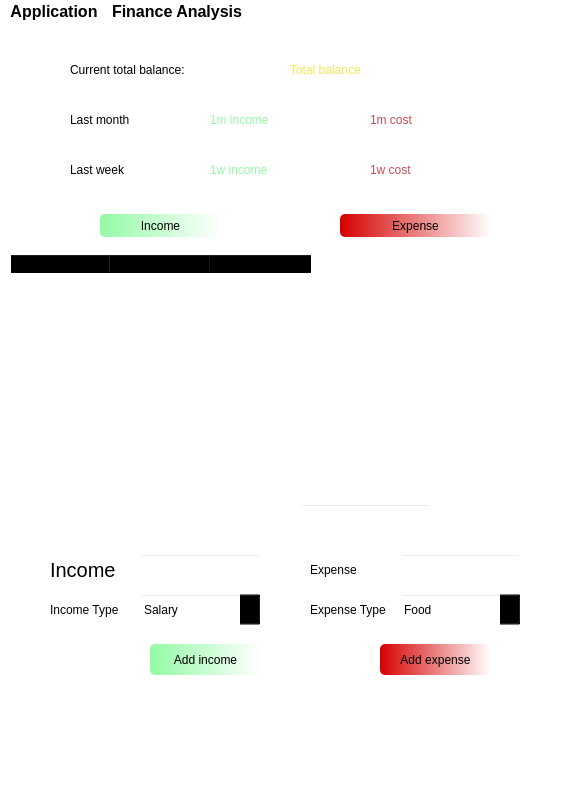
<?xml version="1.0" encoding="UTF-8"?>
<ui version="4.0">
 <class>MainWindow</class>
 <widget class="QMainWindow" name="MainWindow">
  <property name="geometry">
   <rect>
    <x>0</x>
    <y>0</y>
    <width>570</width>
    <height>788</height>
   </rect>
  </property>
  <property name="windowTitle">
   <string>MainWindow</string>
  </property>
  <property name="styleSheet">
   <string notr="true">background-color: rgb(0,0,0,0);</string>
  </property>
  <widget class="QWidget" name="centralwidget">
   <widget class="QLabel" name="thismonthcostlabel">
    <property name="geometry">
     <rect>
      <x>370</x>
      <y>70</y>
      <width>131</width>
      <height>51</height>
     </rect>
    </property>
    <property name="styleSheet">
     <string notr="true">font: 16pt &quot;MS Shell Dlg 2&quot;;
color: rgb(196, 77, 86);</string>
    </property>
    <property name="text">
     <string>1m cost</string>
    </property>
   </widget>
   <widget class="QLabel" name="thisweekincomelabel">
    <property name="geometry">
     <rect>
      <x>210</x>
      <y>120</y>
      <width>151</width>
      <height>51</height>
     </rect>
    </property>
    <property name="styleSheet">
     <string notr="true">font: 16pt &quot;MS Shell Dlg 2&quot;;
color: rgb(147, 250, 165);</string>
    </property>
    <property name="text">
     <string>1w income</string>
    </property>
   </widget>
   <widget class="QLabel" name="thismonthincomelabel">
    <property name="geometry">
     <rect>
      <x>210</x>
      <y>70</y>
      <width>151</width>
      <height>51</height>
     </rect>
    </property>
    <property name="styleSheet">
     <string notr="true">font: 16pt &quot;MS Shell Dlg 2&quot;;
color: rgb(147, 250, 165);</string>
    </property>
    <property name="text">
     <string>1m income</string>
    </property>
   </widget>
   <widget class="QLabel" name="totalbalancelabel">
    <property name="geometry">
     <rect>
      <x>70</x>
      <y>20</y>
      <width>211</width>
      <height>51</height>
     </rect>
    </property>
    <property name="styleSheet">
     <string notr="true">font: 16pt &quot;MS Shell Dlg 2&quot;;
color: rgba(0, 0, 0,255);</string>
    </property>
    <property name="text">
     <string>Current total balance:</string>
    </property>
   </widget>
   <widget class="QLabel" name="thismonthlabel">
    <property name="geometry">
     <rect>
      <x>70</x>
      <y>70</y>
      <width>131</width>
      <height>51</height>
     </rect>
    </property>
    <property name="styleSheet">
     <string notr="true">font: 16pt &quot;MS Shell Dlg 2&quot;;
color: rgba(0,0,0,255);</string>
    </property>
    <property name="text">
     <string>Last month</string>
    </property>
   </widget>
   <widget class="QLabel" name="thisweeklabel">
    <property name="geometry">
     <rect>
      <x>70</x>
      <y>120</y>
      <width>141</width>
      <height>51</height>
     </rect>
    </property>
    <property name="styleSheet">
     <string notr="true">font: 16pt &quot;MS Shell Dlg 2&quot;;
color: rgba(0,0,0,255);</string>
    </property>
    <property name="text">
     <string>Last week</string>
    </property>
   </widget>
   <widget class="QLabel" name="totalvaluelabel">
    <property name="geometry">
     <rect>
      <x>290</x>
      <y>20</y>
      <width>131</width>
      <height>51</height>
     </rect>
    </property>
    <property name="styleSheet">
     <string notr="true">font: 16pt &quot;MS Shell Dlg 2&quot;;
color: rgb(245, 230, 83);</string>
    </property>
    <property name="text">
     <string>Total balance</string>
    </property>
   </widget>
   <widget class="QLabel" name="thisweekcostlabel">
    <property name="geometry">
     <rect>
      <x>370</x>
      <y>120</y>
      <width>141</width>
      <height>51</height>
     </rect>
    </property>
    <property name="styleSheet">
     <string notr="true">font: 16pt &quot;MS Shell Dlg 2&quot;;
color: rgb(196, 77, 86);</string>
    </property>
    <property name="text">
     <string>1w cost</string>
    </property>
   </widget>
   <widget class="QTableWidget" name="tableWidgetInformation">
    <property name="geometry">
     <rect>
      <x>10</x>
      <y>230</y>
      <width>551</width>
      <height>231</height>
     </rect>
    </property>
    <column>
     <property name="text">
      <string>Date</string>
     </property>
     <property name="textAlignment">
      <set>AlignCenter</set>
     </property>
    </column>
    <column>
     <property name="text">
      <string>Category</string>
     </property>
     <property name="textAlignment">
      <set>AlignCenter</set>
     </property>
    </column>
    <column>
     <property name="text">
      <string>Amount</string>
     </property>
     <property name="textAlignment">
      <set>AlignCenter</set>
     </property>
    </column>
   </widget>
   <widget class="QPushButton" name="buttonIncome">
    <property name="geometry">
     <rect>
      <x>100</x>
      <y>190</y>
      <width>121</width>
      <height>23</height>
     </rect>
    </property>
    <property name="styleSheet">
     <string notr="true">background-color: qlineargradient(spread:pad, x1:0, y1:0, x2:1, y2:0, stop:0 rgba(147, 250, 165), stop:1 rgba(255, 255, 255, 255));
border-radius: 5px;
font: 14pt &quot;MS Shell Dlg 2&quot;;</string>
    </property>
    <property name="text">
     <string>Income</string>
    </property>
   </widget>
   <widget class="QPushButton" name="buttonExpense">
    <property name="geometry">
     <rect>
      <x>340</x>
      <y>190</y>
      <width>151</width>
      <height>23</height>
     </rect>
    </property>
    <property name="autoFillBackground">
     <bool>false</bool>
    </property>
    <property name="styleSheet">
     <string notr="true">background-color: qlineargradient(spread:pad, x1:0, y1:0, x2:1, y2:0, stop:0 rgb(214, 0, 0), stop:1 rgba(255, 255, 255, 255));
border-radius: 5px;
font: 14pt &quot;MS Shell Dlg 2&quot;;</string>
    </property>
    <property name="text">
     <string>Expense</string>
    </property>
   </widget>
   <widget class="QLabel" name="labelIncome">
    <property name="geometry">
     <rect>
      <x>50</x>
      <y>530</y>
      <width>71</width>
      <height>31</height>
     </rect>
    </property>
    <property name="font">
     <font>
      <family>MS Shell Dlg 2</family>
      <pointsize>15</pointsize>
      <weight>50</weight>
      <italic>false</italic>
      <bold>false</bold>
     </font>
    </property>
    <property name="styleSheet">
     <string notr="true">font: 15pt &quot;MS Shell Dlg 2&quot;;
color: rgb(0, 0, 0);</string>
    </property>
    <property name="text">
     <string>Income</string>
    </property>
   </widget>
   <widget class="QPushButton" name="buttonAddCost">
    <property name="geometry">
     <rect>
      <x>380</x>
      <y>620</y>
      <width>111</width>
      <height>31</height>
     </rect>
    </property>
    <property name="styleSheet">
     <string notr="true">background-color: qlineargradient(spread:pad, x1:0, y1:0, x2:1, y2:0, stop:0 rgb(214, 0, 0), stop:1 rgba(255, 255, 255, 255));
border-radius: 5px;
color: rgb(0, 0, 0);
font: 14pt &quot;MS Shell Dlg 2&quot;;</string>
    </property>
    <property name="text">
     <string>Add expense</string>
    </property>
   </widget>
   <widget class="QLabel" name="labelCost">
    <property name="geometry">
     <rect>
      <x>310</x>
      <y>530</y>
      <width>81</width>
      <height>31</height>
     </rect>
    </property>
    <property name="styleSheet">
     <string notr="true">font: 15pt &quot;MS Shell Dlg 2&quot;;
color: rgb(0, 0, 0);</string>
    </property>
    <property name="text">
     <string>Expense</string>
    </property>
   </widget>
   <widget class="QLabel" name="labelCostType">
    <property name="geometry">
     <rect>
      <x>310</x>
      <y>560</y>
      <width>91</width>
      <height>51</height>
     </rect>
    </property>
    <property name="styleSheet">
     <string notr="true">font: 15pt &quot;MS Shell Dlg 2&quot;;
color: rgb(0, 0, 0);</string>
    </property>
    <property name="text">
     <string>Expense Type</string>
    </property>
    <property name="wordWrap">
     <bool>true</bool>
    </property>
   </widget>
   <widget class="QLabel" name="labelIncomeType">
    <property name="geometry">
     <rect>
      <x>50</x>
      <y>560</y>
      <width>81</width>
      <height>51</height>
     </rect>
    </property>
    <property name="styleSheet">
     <string notr="true">font: 15pt &quot;MS Shell Dlg 2&quot;;
color: rgb(0, 0, 0);</string>
    </property>
    <property name="text">
     <string>Income Type</string>
    </property>
    <property name="wordWrap">
     <bool>true</bool>
    </property>
   </widget>
   <widget class="QPushButton" name="buttonAddIncome">
    <property name="geometry">
     <rect>
      <x>150</x>
      <y>620</y>
      <width>111</width>
      <height>31</height>
     </rect>
    </property>
    <property name="styleSheet">
     <string notr="true">background-color: qlineargradient(spread:pad, x1:0, y1:0, x2:1, y2:0, stop:0 rgba(147, 250, 165), stop:1 rgba(255, 255, 255, 255));
border-radius: 5px;
color: rgb(0, 0, 0);
font: 14pt &quot;MS Shell Dlg 2&quot;;</string>
    </property>
    <property name="text">
     <string>Add income</string>
    </property>
   </widget>
   <widget class="QComboBox" name="costtype">
    <property name="geometry">
     <rect>
      <x>400</x>
      <y>570</y>
      <width>121</width>
      <height>31</height>
     </rect>
    </property>
    <property name="whatsThis">
     <string>&lt;html&gt;&lt;head/&gt;&lt;body&gt;&lt;p&gt;Salary&lt;/p&gt;&lt;/body&gt;&lt;/html&gt;</string>
    </property>
    <property name="styleSheet">
     <string notr="true">color: rgb(0, 0, 0);
font: 12pt &quot;MS Shell Dlg 2&quot;;</string>
    </property>
    <property name="editable">
     <bool>true</bool>
    </property>
    <item>
     <property name="text">
      <string>Food</string>
     </property>
    </item>
    <item>
     <property name="text">
      <string>Housing</string>
     </property>
    </item>
    <item>
     <property name="text">
      <string>Medical</string>
     </property>
    </item>
    <item>
     <property name="text">
      <string>Travel</string>
     </property>
    </item>
    <item>
     <property name="text">
      <string>Entertainment</string>
     </property>
    </item>
    <item>
     <property name="text">
      <string>Others</string>
     </property>
    </item>
   </widget>
   <widget class="QComboBox" name="incometype">
    <property name="geometry">
     <rect>
      <x>140</x>
      <y>570</y>
      <width>121</width>
      <height>31</height>
     </rect>
    </property>
    <property name="whatsThis">
     <string>&lt;html&gt;&lt;head/&gt;&lt;body&gt;&lt;p&gt;Salary&lt;/p&gt;&lt;/body&gt;&lt;/html&gt;</string>
    </property>
    <property name="styleSheet">
     <string notr="true">color: rgb(0, 0, 0);
font: 12pt &quot;MS Shell Dlg 2&quot;;</string>
    </property>
    <property name="editable">
     <bool>true</bool>
    </property>
    <item>
     <property name="text">
      <string>Salary</string>
     </property>
    </item>
    <item>
     <property name="text">
      <string>Business Profit</string>
     </property>
    </item>
    <item>
     <property name="text">
      <string>Award</string>
     </property>
    </item>
    <item>
     <property name="text">
      <string>Capital Gains</string>
     </property>
    </item>
    <item>
     <property name="text">
      <string>House Leasing</string>
     </property>
    </item>
    <item>
     <property name="text">
      <string>Others</string>
     </property>
    </item>
   </widget>
   <widget class="QLineEdit" name="cost">
    <property name="geometry">
     <rect>
      <x>400</x>
      <y>530</y>
      <width>121</width>
      <height>31</height>
     </rect>
    </property>
    <property name="styleSheet">
     <string notr="true">font: 15pt &quot;MS Shell Dlg 2&quot;;
color: rgb(243, 243, 243);</string>
    </property>
   </widget>
   <widget class="QLineEdit" name="income">
    <property name="geometry">
     <rect>
      <x>140</x>
      <y>530</y>
      <width>121</width>
      <height>31</height>
     </rect>
    </property>
    <property name="font">
     <font>
      <family>MS Shell Dlg 2</family>
      <pointsize>15</pointsize>
      <weight>50</weight>
      <italic>false</italic>
      <bold>false</bold>
     </font>
    </property>
    <property name="styleSheet">
     <string notr="true">font: 15pt &quot;MS Shell Dlg 2&quot;;
color: rgb(243, 243, 243);</string>
    </property>
   </widget>
   <widget class="QLabel" name="label_4">
    <property name="geometry">
     <rect>
      <x>90</x>
      <y>480</y>
      <width>191</width>
      <height>31</height>
     </rect>
    </property>
    <property name="styleSheet">
     <string notr="true">font: 15pt &quot;MS Shell Dlg 2&quot;;
color: rgb(255, 255, 255);</string>
    </property>
    <property name="text">
     <string>Date: (dd/mm/yyyy)</string>
    </property>
   </widget>
   <widget class="QLineEdit" name="date">
    <property name="geometry">
     <rect>
      <x>300</x>
      <y>480</y>
      <width>131</width>
      <height>31</height>
     </rect>
    </property>
    <property name="styleSheet">
     <string notr="true">font: 15pt &quot;MS Shell Dlg 2&quot;;
color: rgb(243, 243, 243);</string>
    </property>
   </widget>
  </widget>
  <widget class="QStatusBar" name="statusbar"/>
  <widget class="QMenuBar" name="menuBar">
   <property name="geometry">
    <rect>
     <x>0</x>
     <y>0</y>
     <width>570</width>
     <height>34</height>
    </rect>
   </property>
   <property name="font">
    <font>
     <pointsize>12</pointsize>
     <weight>75</weight>
     <bold>true</bold>
    </font>
   </property>
   <widget class="QMenu" name="menuCheckIt">
    <property name="font">
     <font>
      <pointsize>12</pointsize>
     </font>
    </property>
    <property name="styleSheet">
     <string notr="true">background-color: white</string>
    </property>
    <property name="title">
     <string>Application</string>
    </property>
    <addaction name="actionImportExcelFile"/>
    <addaction name="actionQuit"/>
   </widget>
   <widget class="QMenu" name="menuFinance_Analysis">
    <property name="styleSheet">
     <string notr="true">background-color: white</string>
    </property>
    <property name="title">
     <string>Finance Analysis</string>
    </property>
    <addaction name="actionShowIncomebyMonth"/>
    <addaction name="actionShowIncomebyType"/>
    <addaction name="separator"/>
    <addaction name="actionShowExpensebyMonth"/>
    <addaction name="actionShowExpensebyType"/>
    <addaction name="separator"/>
    <addaction name="actionShowIncomeExpense"/>
   </widget>
   <addaction name="menuCheckIt"/>
   <addaction name="menuFinance_Analysis"/>
  </widget>
  <action name="actionCategories">
   <property name="text">
    <string>Categories</string>
   </property>
  </action>
  <action name="actionChecklist_Types">
   <property name="text">
    <string>Checklist Types</string>
   </property>
  </action>
  <action name="actionTemporary_Saved_Checklists">
   <property name="text">
    <string>Temporary Saved Checklists</string>
   </property>
  </action>
  <action name="actionFilledout_Checklists">
   <property name="text">
    <string>Filledout Checklists</string>
   </property>
  </action>
  <action name="actionQuit">
   <property name="text">
    <string>Quit</string>
   </property>
   <property name="font">
    <font>
     <pointsize>12</pointsize>
    </font>
   </property>
  </action>
  <action name="actionImportExcelFile">
   <property name="text">
    <string>ImportExcelFile</string>
   </property>
   <property name="font">
    <font>
     <pointsize>12</pointsize>
    </font>
   </property>
  </action>
  <action name="actionInputIncome">
   <property name="text">
    <string>Checklists</string>
   </property>
   <property name="font">
    <font>
     <pointsize>12</pointsize>
    </font>
   </property>
  </action>
  <action name="actionInputIncome_2">
   <property name="text">
    <string>Input Income</string>
   </property>
   <property name="font">
    <font>
     <pointsize>12</pointsize>
    </font>
   </property>
  </action>
  <action name="actionFilledout_Checlists">
   <property name="text">
    <string>Filledout Checlists</string>
   </property>
  </action>
  <action name="actionInputExpense_2">
   <property name="text">
    <string>Input Expense</string>
   </property>
   <property name="font">
    <font>
     <pointsize>12</pointsize>
    </font>
   </property>
  </action>
  <action name="actionUsers">
   <property name="text">
    <string>Users</string>
   </property>
  </action>
  <action name="actionInputExpense">
   <property name="text">
    <string>Users</string>
   </property>
  </action>
  <action name="actionInput_Expected_Saving">
   <property name="text">
    <string>Input Expected Saving</string>
   </property>
  </action>
  <action name="actionShowIncomebyMonth">
   <property name="text">
    <string>Show Income by Month</string>
   </property>
  </action>
  <action name="actionShowIncomebyType">
   <property name="text">
    <string>Show Income by Type</string>
   </property>
  </action>
  <action name="actionShowExpensebyMonth">
   <property name="text">
    <string>Show Expense by Month</string>
   </property>
  </action>
  <action name="actionShowExpensebyType">
   <property name="text">
    <string>Show Expense by Type</string>
   </property>
  </action>
  <action name="actionShowIncomeExpense">
   <property name="text">
    <string>Show Income vesus Expense</string>
   </property>
  </action>
 </widget>
 <resources/>
 <connections/>
</ui>
